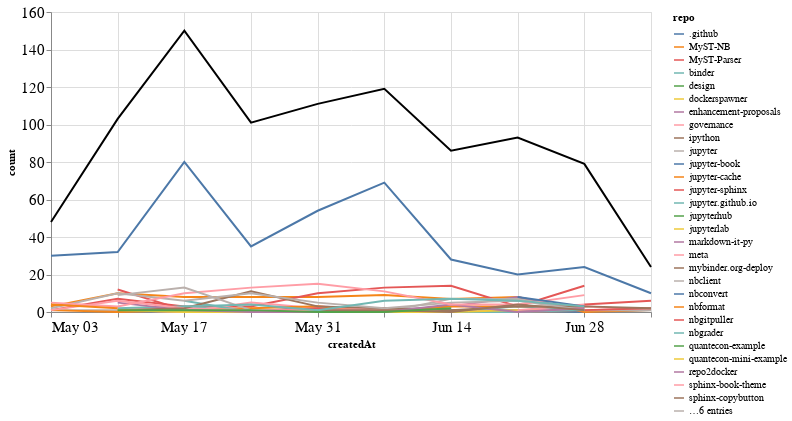

Source (notebook cell):
### Markdown cell above
## Comments

### Code cell
comments_time = comments.groupby('repo').resample('W', on='createdAt').count()['author'].reset_index()
comments_time = comments_time.rename(columns={'author': 'count'})
comments_time_total = comments_time.groupby('createdAt').agg({"count": "sum"}).reset_index()
ch1 = alt.Chart(comments_time, width=600).mark_line().encode(
    x='createdAt',
    y='count',
    color='repo',
    tooltip="repo"
)

ch2 = alt.Chart(comments_time_total, width=600).mark_line(color="black").encode(
    x='createdAt',
    y='count',
)

ch1 + ch2

### Figure 1 — Vega-Lite specification as saved in the notebook (floating-point values rounded to 4 significant figures; data arrays with more than 128 entries replaced by an {"elided": "..."} marker saying what was removed)
{"config": {"axisLeft": {"labelFontSize": 15}, "axisBottom": {"labelFontSize": 15}}, "layer": [{"data": {"name": "data-d8593106e0e198242f0d0f207defbaf0"}, "mark": "line", "encoding": {"color": {"type": "nominal", "field": "repo"}, "tooltip": {"type": "nominal", "field": "repo"}, "x": {"type": "temporal", "field": "createdAt"}, "y": {"type": "quantitative", "field": "count"}}, "width": 600}, {"data": {"name": "data-3461d80eb53c513c065de8a1a368ffb0"}, "mark": {"type": "line", "color": "black"}, "encoding": {"x": {"type": "temporal", "field": "createdAt"}, "y": {"type": "quantitative", "field": "count"}}, "width": 600}], "$schema": "https://vega.github.io/schema/vega-lite/v4.8.1.json", "datasets": {"data-d8593106e0e198242f0d0f207defbaf0": {"elided": "191 records"}, "data-3461d80eb53c513c065de8a1a368ffb0": [{"createdAt": "2020-05-03T00:00:00", "count": 48}, {"createdAt": "2020-05-10T00:00:00", "count": 103}, {"createdAt": "2020-05-17T00:00:00", "count": 150}, {"createdAt": "2020-05-24T00:00:00", "count": 101}, {"createdAt": "2020-05-31T00:00:00", "count": 111}, {"createdAt": "2020-06-07T00:00:00", "count": 119}, {"createdAt": "2020-06-14T00:00:00", "count": 86}, {"createdAt": "2020-06-21T00:00:00", "count": 93}, {"createdAt": "2020-06-28T00:00:00", "count": 79}, {"createdAt": "2020-07-05T00:00:00", "count": 24}]}}
